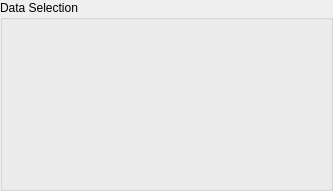
<?xml version="1.0" encoding="UTF-8"?>
<ui version="4.0">
 <class>QmitkDataSelectionWidgetControls</class>
 <widget class="QWidget" name="QmitkDataSelectionWidgetControls">
  <property name="geometry">
   <rect>
    <x>0</x>
    <y>0</y>
    <width>333</width>
    <height>191</height>
   </rect>
  </property>
  <property name="styleSheet">
   <string notr="true"/>
  </property>
  <layout class="QVBoxLayout" name="verticalLayout">
   <property name="margin">
    <number>0</number>
   </property>
   <item>
    <widget class="QGroupBox" name="dataSelectionGroupBox">
     <property name="styleSheet">
      <string notr="true"/>
     </property>
     <property name="title">
      <string>Data Selection</string>
     </property>
     <layout class="QVBoxLayout" name="verticalLayout_2">
      <item>
       <widget class="QWidget" name="dataSelectionWidget" native="true">
        <layout class="QGridLayout" name="gridLayout">
         <property name="margin">
          <number>0</number>
         </property>
        </layout>
       </widget>
      </item>
      <item>
       <widget class="QLabel" name="helpLabel">
        <property name="sizePolicy">
         <sizepolicy hsizetype="Preferred" vsizetype="Maximum">
          <horstretch>0</horstretch>
          <verstretch>0</verstretch>
         </sizepolicy>
        </property>
        <property name="styleSheet">
         <string notr="true">color: red</string>
        </property>
        <property name="text">
         <string/>
        </property>
        <property name="wordWrap">
         <bool>true</bool>
        </property>
       </widget>
      </item>
     </layout>
    </widget>
   </item>
  </layout>
 </widget>
 <resources/>
 <connections/>
</ui>
